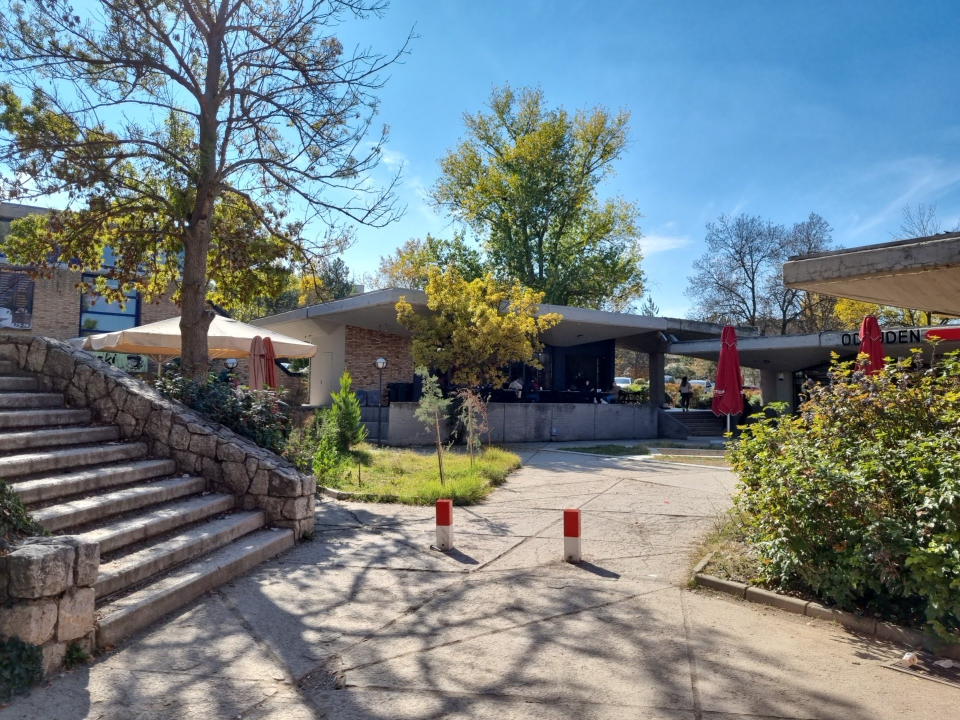
#> input picture after.jpg, 1920 x 1440 px (shown at 1/2 size)
$ python main3.py
#> lines starting #> are read from the running program, lines starting #| are printed output that depends on the picture
import cv2
import numpy as np

# Read Image to be aligned
imgTest = cv2.imread('./after.jpg')
#> imgTest is the input picture: shape (1440, 1920, 3); mean B, G, R 130.1, 126.7, 114.4
# Reference Reference image or Ideal image
imgRef = cv2.imread('./before.jpg')
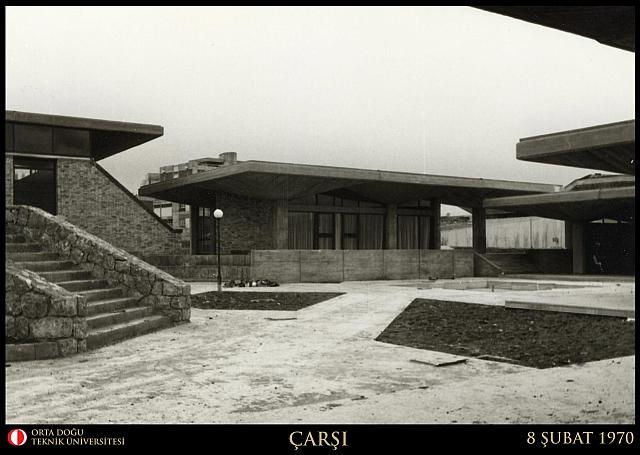
#> input picture before.jpg, 640 x 455 px
#> imgRef is the input picture: shape (455, 640, 3); mean B, G, R 127.7, 136.5, 137.8

# Convert to grayscale.
imgTest_grey = cv2.cvtColor(imgTest, cv2.COLOR_BGR2GRAY)
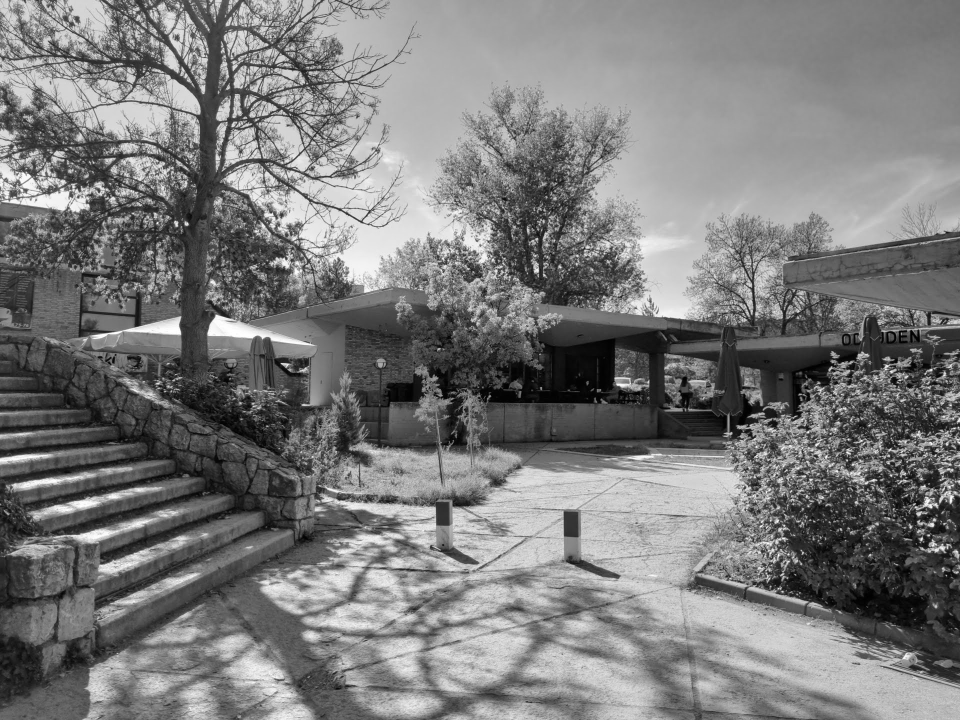
#> imgTest_grey: shape (1440, 1920) (shown at 1/2 size); min 0, max 255, mean 123.4
imgRef_grey = cv2.cvtColor(imgRef, cv2.COLOR_BGR2GRAY)
height, width = imgRef_grey.shape
#> height = 455; width = 640

# Configure ORB feature detector Algorithm with 1000 features.
orb_detector = cv2.ORB_create(1000)

# Extract key points and descriptors for both images
keyPoint1, des1 = orb_detector.detectAndCompute(imgTest_grey, None)
#> keyPoint1 = 1000 keypoints; strongest (x, y, size): (1694, 921, 31), (1857, 1071, 31), (1865, 1049, 53.6), (563, 727, 31)
keyPoint2, des2 = orb_detector.detectAndCompute(imgRef_grey, None)
#> keyPoint2 = 1000 keypoints; strongest (x, y, size): (218, 211, 53.6), (218, 210, 37.2), (216, 210, 44.6), (219, 210, 44.6)

# Display keypoints for reference image in green color
imgKp_Ref = cv2.drawKeypoints(imgRef, keyPoint1, 0, (0,222,0), None)
imgKp_Ref = cv2.resize(imgKp_Ref, (width//2, height//2))
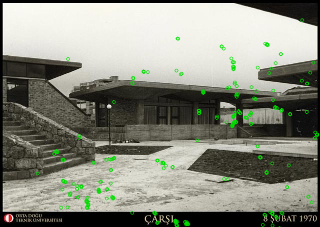
#> imgKp_Ref: shape (227, 320, 3); mean B, G, R 125.8, 137.9, 135.7

cv2.imshow('Key Points', imgKp_Ref)
# cv2.waitKey(0)

# Match features between two images using Brute Force matcher with Hamming distance
matcher = cv2.BFMatcher(cv2.NORM_HAMMING, crossCheck=True)

# Match the two sets of descriptors.
matches = matcher.match(des1, des2)
#> matches = 241 matches

# Sort matches on the basis of their Hamming distance.
matches = sorted(matches, key=lambda x: x.distance)

# Take the top 90 % matches forward.
matches = matches[:int(len(matches) * 0.9)]
#> matches = 216 matches
no_of_matches = len(matches)
#> no_of_matches = 216

# Display only 100 best matches {good[:100}
imgMatch = cv2.drawMatches(imgTest, keyPoint2, imgRef, keyPoint1, matches[:100], None, flags = 2)
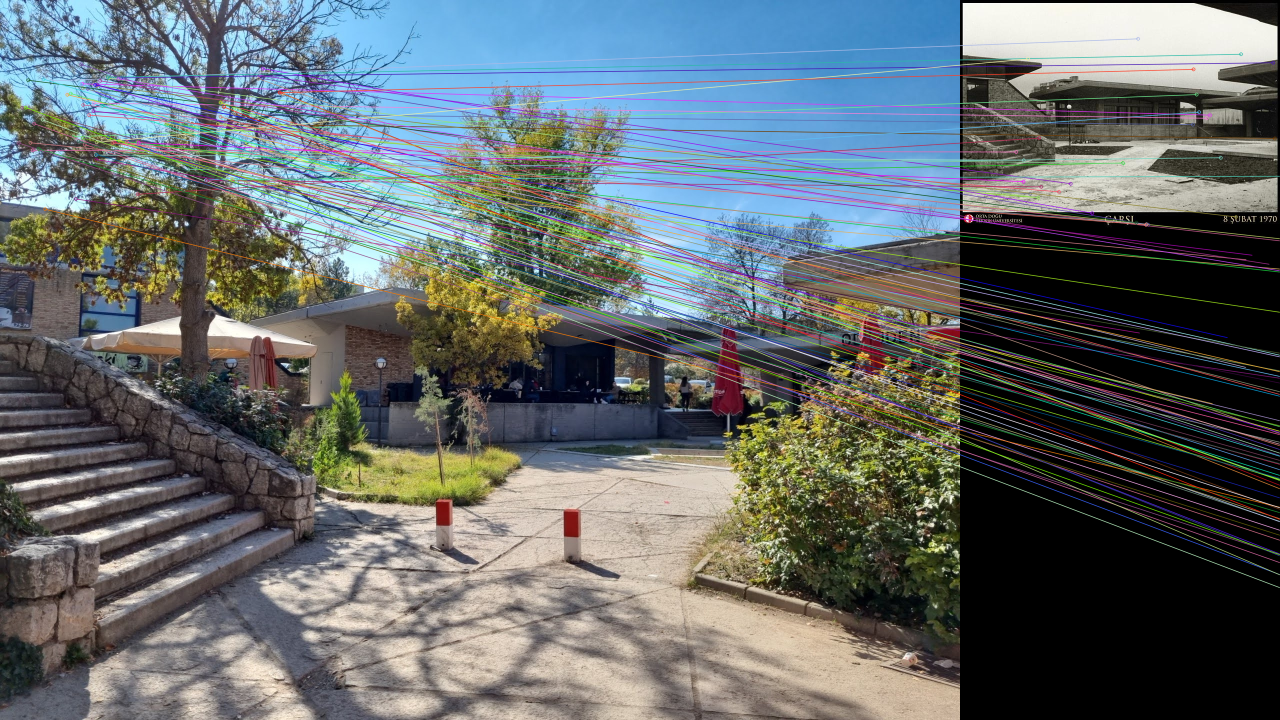
#> imgMatch: shape (1440, 2560, 3) (shown at 1/2 size); mean B, G, R 108.5, 106.8, 100.4
imgMatch = cv2.resize(imgMatch, (width//3, height//3))
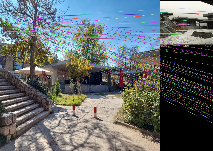
#> imgMatch: shape (151, 213, 3); mean B, G, R 108.4, 106.7, 100.2

cv2.imshow('Image Match', imgMatch)
# cv2.waitKey(0)

# Define 2x2 empty matrices
p1 = np.zeros((no_of_matches, 2))
p2 = np.zeros((no_of_matches, 2))

# Storing values to the matrices
for i in range(len(matches)):
    p1[i, :] = keyPoint1[matches[i].queryIdx].pt
    p2[i, :] = keyPoint2[matches[i].trainIdx].pt
#> after the loop, p1 = 216 pairs, first value 75 to 1888, second value 92.4 to 1182; p2 = 216 pairs, first value 31 to 600, second value 134.8 to 408

# Find the homography matrix.
homography, mask = cv2.findHomography(p1, p2, cv2.RANSAC)
#> homography = [[-0.339, 0.0142, 155.7], [-0.46, 0.0208, 210.7], [-0.00218, 9.01e-05, 1]]; mask = 216 values, max 1 at index 34, min 0 at index 0, mean 0.0278

# Use homography matrix to transform the unaligned image wrt the reference image.
aligned_img = cv2.warpPerspective(imgTest, homography, (width, height))
# Resizing the image to display in our screen (optional)
aligned_img = cv2.resize(aligned_img, (width//3, height//3))
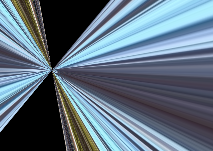
#> aligned_img: shape (151, 213, 3); mean B, G, R 125.7, 110.3, 93.3

# Copy of input image
imgTest_cp = imgTest.copy()
imgTest_cp = cv2.resize(imgTest_cp, (width//3, height//3))
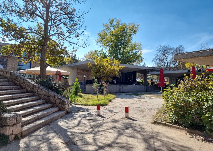
#> imgTest_cp: shape (151, 213, 3); mean B, G, R 129.9, 126.5, 114.2
# Save the align image output.
cv2.imwrite('output.jpg', aligned_img)

cv2.imshow('Input Image', imgTest_cp)
cv2.imshow('Output Image', aligned_img)
cv2.waitKey(0)
